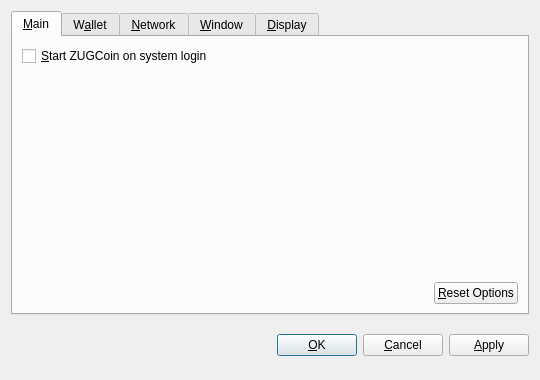
<?xml version="1.0" encoding="UTF-8"?>
<ui version="4.0">
 <class>OptionsDialog</class>
 <widget class="QDialog" name="OptionsDialog">
  <property name="geometry">
   <rect>
    <x>0</x>
    <y>0</y>
    <width>540</width>
    <height>380</height>
   </rect>
  </property>
  <property name="windowTitle">
   <string>Options</string>
  </property>
  <property name="modal">
   <bool>true</bool>
  </property>
  <layout class="QVBoxLayout" name="verticalLayout">
   <item>
    <widget class="QTabWidget" name="tabWidget">
     <property name="tabPosition">
      <enum>QTabWidget::North</enum>
     </property>
     <property name="currentIndex">
      <number>0</number>
     </property>
     <widget class="QWidget" name="tabMain">
      <attribute name="title">
       <string>&amp;Main</string>
      </attribute>
      <layout class="QVBoxLayout" name="verticalLayout_Main">
       <item>
        <widget class="QCheckBox" name="bitcoinAtStartup">
         <property name="toolTip">
          <string>Automatically start ZUGCoin after logging in to the system.</string>
         </property>
         <property name="text">
          <string>&amp;Start ZUGCoin on system login</string>
         </property>
        </widget>
       </item>
       <item>
        <spacer name="verticalSpacer_Main">
         <property name="orientation">
          <enum>Qt::Vertical</enum>
         </property>
         <property name="sizeHint" stdset="0">
          <size>
           <width>20</width>
           <height>40</height>
          </size>
         </property>
        </spacer>
       </item>
       <item>
        <layout class="QHBoxLayout" name="horizontalLayout_2_Main">
         <item>
          <spacer name="horizontalSpacer_2_Main">
           <property name="orientation">
            <enum>Qt::Horizontal</enum>
           </property>
           <property name="sizeHint" stdset="0">
            <size>
             <width>40</width>
             <height>20</height>
            </size>
           </property>
          </spacer>
         </item>
         <item>
          <widget class="QPushButton" name="resetButton">
           <property name="toolTip">
            <string>Reset all client options to default.</string>
           </property>
           <property name="text">
            <string>&amp;Reset Options</string>
           </property>
           <property name="autoDefault">
            <bool>false</bool>
           </property>
          </widget>
         </item>
        </layout>
       </item>
      </layout>
     </widget>
     <widget class="QWidget" name="tabWallet">
      <attribute name="title">
       <string>W&amp;allet</string>
      </attribute>
      <layout class="QVBoxLayout" name="verticalLayout_Network">
       <item>
        <widget class="QLabel" name="transactionFeeInfoLabel">
         <property name="text">
          <string>Optional transaction fee per kB that helps make sure your transactions are processed quickly. Most transactions are 1 kB.</string>
         </property>
         <property name="textFormat">
          <enum>Qt::PlainText</enum>
         </property>
         <property name="wordWrap">
          <bool>true</bool>
         </property>
        </widget>
       </item>
       <item>
        <layout class="QHBoxLayout" name="horizontalLayout_1_Main">
         <item>
          <widget class="QLabel" name="transactionFeeLabel">
           <property name="text">
            <string>Pay transaction &amp;fee</string>
           </property>
           <property name="textFormat">
            <enum>Qt::PlainText</enum>
           </property>
           <property name="buddy">
            <cstring>transactionFee</cstring>
           </property>
          </widget>
         </item>
         <item>
          <widget class="BitcoinAmountField" name="transactionFee"/>
         </item>
         <item>
          <spacer name="horizontalSpacer_1_Main">
           <property name="orientation">
            <enum>Qt::Horizontal</enum>
           </property>
           <property name="sizeHint" stdset="0">
            <size>
             <width>40</width>
             <height>20</height>
            </size>
           </property>
          </spacer>
         </item>
        </layout>
       </item>
       <item>
        <widget class="QLabel" name="label">
         <property name="text">
          <string>If you disable the spending of unconfirmed change, the change from a transaction cannot be used until that transaction has at least one confirmation. This also affects how your balance is computed.</string>
         </property>
         <property name="wordWrap">
          <bool>true</bool>
         </property>
        </widget>
       </item>
       <item>
        <widget class="QCheckBox" name="spendZeroConfChange">
         <property name="text">
          <string>Spend unconfirmed change  (experts only)</string>
         </property>
        </widget>
       </item>
       <item>
        <spacer name="verticalSpacer">
         <property name="orientation">
          <enum>Qt::Vertical</enum>
         </property>
         <property name="sizeHint" stdset="0">
          <size>
           <width>20</width>
           <height>40</height>
          </size>
         </property>
        </spacer>
       </item>
      </layout>
     </widget>
     <widget class="QWidget" name="tabNetwork">
      <attribute name="title">
       <string>&amp;Network</string>
      </attribute>
      <layout class="QVBoxLayout" name="verticalLayout_Network">
       <item>
        <widget class="QCheckBox" name="mapPortUpnp">
         <property name="toolTip">
          <string>Automatically open the ZUGCoin client port on the router. This only works when your router supports UPnP and it is enabled.</string>
         </property>
         <property name="text">
          <string>Map port using &amp;UPnP</string>
         </property>
        </widget>
       </item>
       <item>
        <widget class="QCheckBox" name="connectSocks">
         <property name="toolTip">
          <string>Connect to the ZUGCoin network through a SOCKS proxy (e.g. when connecting through Tor).</string>
         </property>
         <property name="text">
          <string>&amp;Connect through SOCKS proxy:</string>
         </property>
        </widget>
       </item>
       <item>
        <layout class="QHBoxLayout" name="horizontalLayout_Network">
         <item>
          <widget class="QLabel" name="proxyIpLabel">
           <property name="text">
            <string>Proxy &amp;IP:</string>
           </property>
           <property name="textFormat">
            <enum>Qt::PlainText</enum>
           </property>
           <property name="buddy">
            <cstring>proxyIp</cstring>
           </property>
          </widget>
         </item>
         <item>
          <widget class="QValidatedLineEdit" name="proxyIp">
           <property name="maximumSize">
            <size>
             <width>140</width>
             <height>16777215</height>
            </size>
           </property>
           <property name="toolTip">
            <string>IP address of the proxy (e.g. 127.0.0.1)</string>
           </property>
          </widget>
         </item>
         <item>
          <widget class="QLabel" name="proxyPortLabel">
           <property name="text">
            <string>&amp;Port:</string>
           </property>
           <property name="textFormat">
            <enum>Qt::PlainText</enum>
           </property>
           <property name="buddy">
            <cstring>proxyPort</cstring>
           </property>
          </widget>
         </item>
         <item>
          <widget class="QLineEdit" name="proxyPort">
           <property name="maximumSize">
            <size>
             <width>55</width>
             <height>16777215</height>
            </size>
           </property>
           <property name="toolTip">
            <string>Port of the proxy (e.g. 9050)</string>
           </property>
          </widget>
         </item>
         <item>
          <widget class="QLabel" name="socksVersionLabel">
           <property name="text">
            <string>SOCKS &amp;Version:</string>
           </property>
           <property name="textFormat">
            <enum>Qt::PlainText</enum>
           </property>
           <property name="buddy">
            <cstring>socksVersion</cstring>
           </property>
          </widget>
         </item>
         <item>
          <widget class="QValueComboBox" name="socksVersion">
           <property name="toolTip">
            <string>SOCKS version of the proxy (e.g. 5)</string>
           </property>
          </widget>
         </item>
         <item>
          <spacer name="horizontalSpacer_Network">
           <property name="orientation">
            <enum>Qt::Horizontal</enum>
           </property>
           <property name="sizeHint" stdset="0">
            <size>
             <width>40</width>
             <height>20</height>
            </size>
           </property>
          </spacer>
         </item>
        </layout>
       </item>
       <item>
        <spacer name="verticalSpacer_Network">
         <property name="orientation">
          <enum>Qt::Vertical</enum>
         </property>
         <property name="sizeHint" stdset="0">
          <size>
           <width>20</width>
           <height>40</height>
          </size>
         </property>
        </spacer>
       </item>
      </layout>
     </widget>
     <widget class="QWidget" name="tabWindow">
      <attribute name="title">
       <string>&amp;Window</string>
      </attribute>
      <layout class="QVBoxLayout" name="verticalLayout_Window">
       <item>
        <widget class="QCheckBox" name="minimizeToTray">
         <property name="toolTip">
          <string>Show only a tray icon after minimizing the window.</string>
         </property>
         <property name="text">
          <string>&amp;Minimize to the tray instead of the taskbar</string>
         </property>
        </widget>
       </item>
       <item>
        <widget class="QCheckBox" name="minimizeOnClose">
         <property name="toolTip">
          <string>Minimize instead of exit the application when the window is closed. When this option is enabled, the application will be closed only after selecting Quit in the menu.</string>
         </property>
         <property name="text">
          <string>M&amp;inimize on close</string>
         </property>
        </widget>
       </item>
       <item>
        <spacer name="verticalSpacer_Window">
         <property name="orientation">
          <enum>Qt::Vertical</enum>
         </property>
         <property name="sizeHint" stdset="0">
          <size>
           <width>20</width>
           <height>40</height>
          </size>
         </property>
        </spacer>
       </item>
      </layout>
     </widget>
     <widget class="QWidget" name="tabDisplay">
      <attribute name="title">
       <string>&amp;Display</string>
      </attribute>
      <layout class="QVBoxLayout" name="verticalLayout_Display">
       <item>
        <layout class="QHBoxLayout" name="horizontalLayout_1_Display">
         <item>
          <widget class="QLabel" name="langLabel">
           <property name="text">
            <string>User Interface &amp;language:</string>
           </property>
           <property name="textFormat">
            <enum>Qt::PlainText</enum>
           </property>
           <property name="buddy">
            <cstring>lang</cstring>
           </property>
          </widget>
         </item>
         <item>
          <widget class="QValueComboBox" name="lang">
           <property name="toolTip">
            <string>The user interface language can be set here. This setting will take effect after restarting ZUGCoin.</string>
           </property>
          </widget>
         </item>
        </layout>
       </item>
       <item>
        <layout class="QHBoxLayout" name="horizontalLayout_2_Display">
         <item>
          <widget class="QLabel" name="unitLabel">
           <property name="text">
            <string>&amp;Unit to show amounts in:</string>
           </property>
           <property name="textFormat">
            <enum>Qt::PlainText</enum>
           </property>
           <property name="buddy">
            <cstring>unit</cstring>
           </property>
          </widget>
         </item>
         <item>
          <widget class="QValueComboBox" name="unit">
           <property name="toolTip">
            <string>Choose the default subdivision unit to show in the interface and when sending coins.</string>
           </property>
          </widget>
         </item>
        </layout>
       </item>
       <item>
        <widget class="QCheckBox" name="displayAddresses">
         <property name="toolTip">
          <string>Whether to show ZUGCoin addresses in the transaction list or not.</string>
         </property>
         <property name="text">
          <string>&amp;Display addresses in transaction list</string>
         </property>
        </widget>
       </item>
       <item>
        <widget class="QCheckBox" name="coinControlFeatures">
         <property name="toolTip">
          <string>Whether to show coin control features or not.</string>
         </property>
         <property name="text">
          <string>Display coin &amp;control features (experts only!)</string>
         </property>
        </widget>
       </item>
       <item>
        <spacer name="verticalSpacer_Display">
         <property name="orientation">
          <enum>Qt::Vertical</enum>
         </property>
         <property name="sizeHint" stdset="0">
          <size>
           <width>20</width>
           <height>40</height>
          </size>
         </property>
        </spacer>
       </item>
      </layout>
     </widget>
    </widget>
   </item>
   <item>
    <layout class="QHBoxLayout" name="horizontalLayout_Buttons">
     <item>
      <spacer name="horizontalSpacer_1">
       <property name="orientation">
        <enum>Qt::Horizontal</enum>
       </property>
       <property name="sizeHint" stdset="0">
        <size>
         <width>40</width>
         <height>48</height>
        </size>
       </property>
      </spacer>
     </item>
     <item>
      <widget class="QLabel" name="statusLabel">
       <property name="font">
        <font>
         <weight>75</weight>
         <bold>true</bold>
        </font>
       </property>
       <property name="text">
        <string/>
       </property>
       <property name="textFormat">
        <enum>Qt::PlainText</enum>
       </property>
       <property name="wordWrap">
        <bool>true</bool>
       </property>
      </widget>
     </item>
     <item>
      <spacer name="horizontalSpacer_2">
       <property name="orientation">
        <enum>Qt::Horizontal</enum>
       </property>
       <property name="sizeHint" stdset="0">
        <size>
         <width>40</width>
         <height>48</height>
        </size>
       </property>
      </spacer>
     </item>
     <item>
      <widget class="QPushButton" name="okButton">
       <property name="text">
        <string>&amp;OK</string>
       </property>
      </widget>
     </item>
     <item>
      <widget class="QPushButton" name="cancelButton">
       <property name="text">
        <string>&amp;Cancel</string>
       </property>
       <property name="autoDefault">
        <bool>false</bool>
       </property>
      </widget>
     </item>
     <item>
      <widget class="QPushButton" name="applyButton">
       <property name="text">
        <string>&amp;Apply</string>
       </property>
       <property name="autoDefault">
        <bool>false</bool>
       </property>
      </widget>
     </item>
    </layout>
   </item>
  </layout>
 </widget>
 <customwidgets>
  <customwidget>
   <class>BitcoinAmountField</class>
   <extends>QSpinBox</extends>
   <header>bitcoinamountfield.h</header>
  </customwidget>
  <customwidget>
   <class>QValueComboBox</class>
   <extends>QComboBox</extends>
   <header>qvaluecombobox.h</header>
  </customwidget>
  <customwidget>
   <class>QValidatedLineEdit</class>
   <extends>QLineEdit</extends>
   <header>qvalidatedlineedit.h</header>
  </customwidget>
 </customwidgets>
 <resources/>
 <connections/>
</ui>
